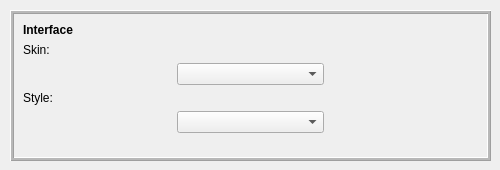
     <widget class="QWidget" name="tab_2">
      <attribute name="title">
       <string>Colors and Fonts</string>
      </attribute>
      <widget class="QFrame" name="frame_21">
       <property name="geometry">
        <rect>
         <x>10</x>
         <y>10</y>
         <width>481</width>
         <height>151</height>
        </rect>
       </property>
       <property name="autoFillBackground">
        <bool>false</bool>
       </property>
       <property name="frameShape">
        <enum>QFrame::Box</enum>
       </property>
       <property name="frameShadow">
        <enum>QFrame::Raised</enum>
       </property>
       <property name="lineWidth">
        <number>1</number>
       </property>
       <property name="midLineWidth">
        <number>2</number>
       </property>
       <layout class="QGridLayout" name="_40">
        <item row="0" column="0" colspan="3">
         <widget class="QLabel" name="label_78">
          <property name="font">
           <font>
            <weight>75</weight>
            <bold>true</bold>
           </font>
          </property>
          <property name="text">
           <string>Interface</string>
          </property>
         </widget>
        </item>
        <item row="3" column="0" colspan="2">
         <widget class="QLabel" name="label_18">
          <property name="text">
           <string>Style:</string>
          </property>
         </widget>
        </item>
        <item row="1" column="0" colspan="2">
         <widget class="QLabel" name="label_19">
          <property name="text">
           <string>Skin:</string>
          </property>
         </widget>
        </item>
        <item row="2" column="0">
         <spacer name="horizontalSpacer">
          <property name="orientation">
           <enum>Qt::Horizontal</enum>
          </property>
          <property name="sizeType">
           <enum>QSizePolicy::Maximum</enum>
          </property>
          <property name="sizeHint" stdset="0">
           <size>
            <width>70</width>
            <height>20</height>
           </size>
          </property>
         </spacer>
        </item>
        <item row="2" column="1">
         <widget class="QComboBox" name="styleCBox"/>
        </item>
        <item row="5" column="1">
         <spacer name="verticalSpacer">
          <property name="orientation">
           <enum>Qt::Vertical</enum>
          </property>
          <property name="sizeHint" stdset="0">
           <size>
            <width>20</width>
            <height>40</height>
           </size>
          </property>
         </spacer>
        </item>
        <item row="4" column="1">
         <widget class="QComboBox" name="skinCBox"/>
        </item>
       </layout>
      </widget>
     </widget>
